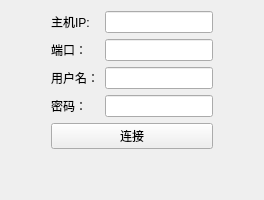
        <widget class="QWidget" name="tab_6">
         <attribute name="title">
          <string>远程登录</string>
         </attribute>
         <layout class="QGridLayout" name="gridLayout_12">
          <item row="0" column="0">
           <spacer name="horizontalSpacer">
            <property name="orientation">
             <enum>Qt::Horizontal</enum>
            </property>
            <property name="sizeHint" stdset="0">
             <size>
              <width>40</width>
              <height>20</height>
             </size>
            </property>
           </spacer>
          </item>
          <item row="1" column="1">
           <widget class="QPushButton" name="pushButton_6">
            <property name="text">
             <string>连接</string>
            </property>
           </widget>
          </item>
          <item row="2" column="1">
           <spacer name="verticalSpacer_2">
            <property name="orientation">
             <enum>Qt::Vertical</enum>
            </property>
            <property name="sizeHint" stdset="0">
             <size>
              <width>20</width>
              <height>40</height>
             </size>
            </property>
           </spacer>
          </item>
          <item row="0" column="1">
           <layout class="QVBoxLayout" name="verticalLayout_2">
            <item>
             <layout class="QGridLayout" name="gridLayout_11">
              <item row="0" column="0">
               <widget class="QLabel" name="label_20">
                <property name="text">
                 <string>主机IP:</string>
                </property>
               </widget>
              </item>
              <item row="1" column="0">
               <widget class="QLabel" name="label_21">
                <property name="text">
                 <string>端口：</string>
                </property>
               </widget>
              </item>
              <item row="2" column="0">
               <widget class="QLabel" name="label_22">
                <property name="text">
                 <string>用户名：</string>
                </property>
               </widget>
              </item>
              <item row="3" column="0">
               <widget class="QLabel" name="label_23">
                <property name="text">
                 <string>密码：</string>
                </property>
               </widget>
              </item>
              <item row="0" column="1">
               <widget class="QLineEdit" name="lineEdit_6"/>
              </item>
              <item row="1" column="1">
               <widget class="QLineEdit" name="lineEdit_7"/>
              </item>
              <item row="2" column="1">
               <widget class="QLineEdit" name="lineEdit_8"/>
              </item>
              <item row="3" column="1">
               <widget class="QLineEdit" name="lineEdit_9">
                <property name="cursor">
                 <cursorShape>IBeamCursor</cursorShape>
                </property>
                <property name="echoMode">
                 <enum>QLineEdit::Password</enum>
                </property>
               </widget>
              </item>
             </layout>
            </item>
           </layout>
          </item>
          <item row="0" column="2">
           <spacer name="horizontalSpacer_2">
            <property name="orientation">
             <enum>Qt::Horizontal</enum>
            </property>
            <property name="sizeHint" stdset="0">
             <size>
              <width>40</width>
              <height>20</height>
             </size>
            </property>
           </spacer>
          </item>
         </layout>
        </widget>
